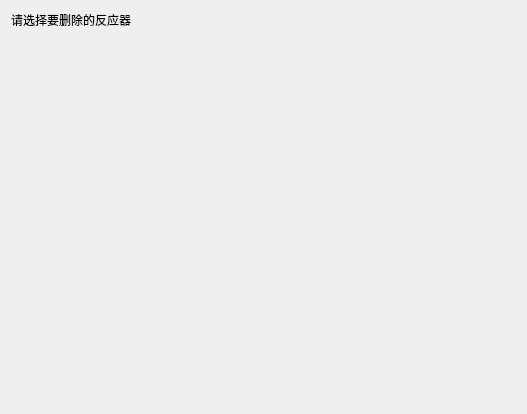
<?xml version="1.0" encoding="UTF-8"?>
<ui version="4.0">
 <class>delete_choose</class>
 <widget class="QWidget" name="delete_choose">
  <property name="geometry">
   <rect>
    <x>0</x>
    <y>0</y>
    <width>527</width>
    <height>414</height>
   </rect>
  </property>
  <property name="windowTitle">
   <string>Form</string>
  </property>
  <layout class="QVBoxLayout" name="verticalLayout">
   <item>
    <widget class="QLabel" name="label">
     <property name="text">
      <string>请选择要删除的反应器</string>
     </property>
    </widget>
   </item>
   <item>
    <widget class="QWidget" name="widget" native="true">
     <layout class="QVBoxLayout" name="verticalLayout_2">
      <item>
       <spacer name="verticalSpacer">
        <property name="orientation">
         <enum>Qt::Vertical</enum>
        </property>
        <property name="sizeHint" stdset="0">
         <size>
          <width>20</width>
          <height>354</height>
         </size>
        </property>
       </spacer>
      </item>
     </layout>
    </widget>
   </item>
  </layout>
 </widget>
 <resources/>
 <connections/>
</ui>
